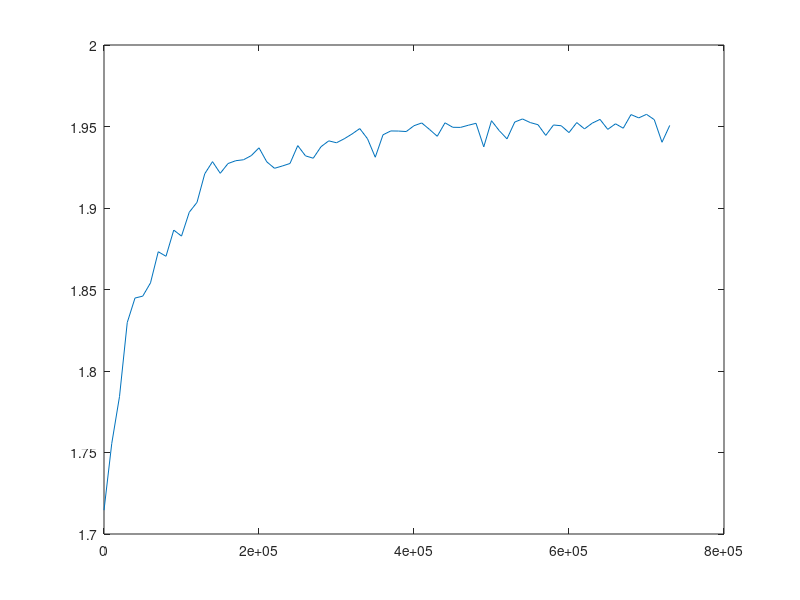

Source code (MATLAB):
steps = [0.0, 10000.0, 20000.0, 30000.0, 40000.0, 50000.0, 60000.0, 70000.0, 80000.0, 90000.0, 100000.0, 110000.0, 120000.0, 130000.0, 140000.0, 150000.0, 160000.0, 170000.0, 180000.0, 190000.0, 200000.0, 210000.0, 220000.0, 230000.0, 240000.0, 250000.0, 260000.0, 270000.0, 280000.0, 290000.0, 300000.0, 310000.0, 320000.0, 330000.0, 340000.0, 350000.0, 360000.0, 370000.0, 380000.0, 390000.0, 400000.0, 410000.0, 420000.0, 430000.0, 440000.0, 450000.0, 460000.0, 470000.0, 480000.0, 490000.0, 500000.0, 510000.0, 520000.0, 530000.0, 540000.0, 550000.0, 560000.0, 570000.0, 580000.0, 590000.0, 600000.0, 610000.0, 620000.0, 630000.0, 640000.0, 650000.0, 660000.0, 670000.0, 680000.0, 690000.0, 700000.0, 710000.0, 720000.0, 730000.0];
result = [1.7145990112868217, 1.755522335221724, 1.7843182723795366, 1.8297467052784133, 1.8447663979458016, 1.8459285715548543, 1.8540716056486914, 1.8731696048065052, 1.8703838383016813, 1.8864439377480364, 1.8827590568311066, 1.8973940143939654, 1.9034594331925065, 1.921007203983563, 1.9284304681602338, 1.9212865661982, 1.9272719743232811, 1.9290162531115407, 1.929596319651042, 1.932128519484156, 1.9369231397101776, 1.9283408162068565, 1.9243630090037673, 1.925758773782156, 1.9273148565679106, 1.9382754404551585, 1.9319816758662207, 1.9305484619341609, 1.9376020163658425, 1.9411906699722612, 1.94002324430409, 1.9424815869642542, 1.945386241952259, 1.9487273998139263, 1.9424938871772799, 1.9311486719443074, 1.9449007820714466, 1.947272242021277, 1.9472076823660203, 1.9469032634502397, 1.9504876773545803, 1.9521772295853763, 1.9482005341469495, 1.9440070477142941, 1.9522741957041563, 1.9495190141652157, 1.9494482957800083, 1.950753814167922, 1.9519679372710657, 1.9375022729193365, 1.9535514413677906, 1.9474561106215362, 1.9424146229161003, 1.95274555337116, 1.9546266311457727, 1.9524197480370111, 1.9510982612918226, 1.944542809884609, 1.9509372241523182, 1.9504577429037635, 1.9462656736757578, 1.9524158506089082, 1.9485380377950308, 1.9520642499619305, 1.9543583947307346, 1.9482450021462894, 1.9516505129965176, 1.94895931526883, 1.9573162773997963, 1.9552830776216663, 1.957462430161756, 1.954218808326832, 1.9403338885360646, 1.9506618878597535];

%output
plot(steps, result)